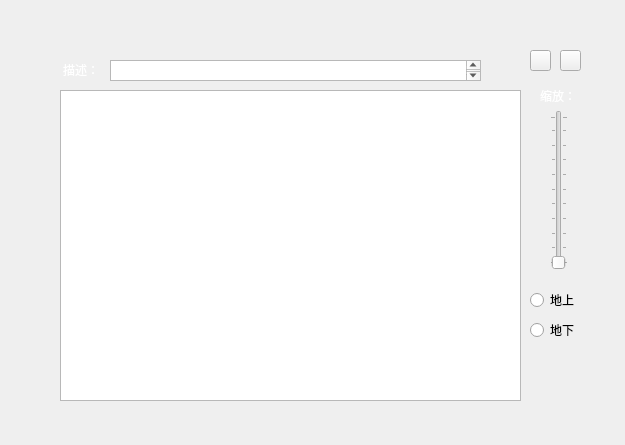
<?xml version="1.0" encoding="UTF-8"?>
<ui version="4.0">
 <class>widget</class>
 <widget class="QWidget" name="widget">
  <property name="geometry">
   <rect>
    <x>0</x>
    <y>0</y>
    <width>625</width>
    <height>445</height>
   </rect>
  </property>
  <property name="windowTitle">
   <string>3dview</string>
  </property>
  <property name="windowIcon">
   <iconset>
    <normaloff>../image/图片/三维可视化.png</normaloff>../image/图片/三维可视化.png</iconset>
  </property>
  <widget class="QLabel" name="label">
   <property name="geometry">
    <rect>
     <x>-20</x>
     <y>-40</y>
     <width>681</width>
     <height>531</height>
    </rect>
   </property>
   <property name="text">
    <string/>
   </property>
   <property name="pixmap">
    <pixmap>../image/图片/背景图.png</pixmap>
   </property>
   <property name="scaledContents">
    <bool>true</bool>
   </property>
   <property name="wordWrap">
    <bool>true</bool>
   </property>
  </widget>
  <widget class="QGraphicsView" name="graphicsView">
   <property name="geometry">
    <rect>
     <x>60</x>
     <y>90</y>
     <width>461</width>
     <height>311</height>
    </rect>
   </property>
  </widget>
  <widget class="QLabel" name="label_2">
   <property name="geometry">
    <rect>
     <x>540</x>
     <y>360</y>
     <width>51</width>
     <height>41</height>
    </rect>
   </property>
   <property name="text">
    <string/>
   </property>
   <property name="pixmap">
    <pixmap>../image/图片/校徽图片/05.png</pixmap>
   </property>
   <property name="scaledContents">
    <bool>true</bool>
   </property>
  </widget>
  <widget class="QPushButton" name="pushButton">
   <property name="geometry">
    <rect>
     <x>530</x>
     <y>50</y>
     <width>21</width>
     <height>21</height>
    </rect>
   </property>
   <property name="text">
    <string/>
   </property>
   <property name="icon">
    <iconset>
     <normaloff>../image/矢量图标/最小化.png</normaloff>../image/矢量图标/最小化.png</iconset>
   </property>
   <property name="iconSize">
    <size>
     <width>14</width>
     <height>14</height>
    </size>
   </property>
  </widget>
  <widget class="QPushButton" name="pushButton_2">
   <property name="geometry">
    <rect>
     <x>560</x>
     <y>50</y>
     <width>21</width>
     <height>21</height>
    </rect>
   </property>
   <property name="text">
    <string/>
   </property>
   <property name="icon">
    <iconset>
     <normaloff>../image/矢量图标/关闭.png</normaloff>../image/矢量图标/关闭.png</iconset>
   </property>
   <property name="iconSize">
    <size>
     <width>14</width>
     <height>14</height>
    </size>
   </property>
  </widget>
  <widget class="QSlider" name="verticalSlider">
   <property name="geometry">
    <rect>
     <x>550</x>
     <y>110</y>
     <width>18</width>
     <height>160</height>
    </rect>
   </property>
   <property name="mouseTracking">
    <bool>false</bool>
   </property>
   <property name="acceptDrops">
    <bool>false</bool>
   </property>
   <property name="styleSheet">
    <string notr="true">color:white</string>
   </property>
   <property name="orientation">
    <enum>Qt::Orientation::Vertical</enum>
   </property>
   <property name="tickPosition">
    <enum>QSlider::TickPosition::TicksBothSides</enum>
   </property>
  </widget>
  <widget class="QLabel" name="label_3">
   <property name="geometry">
    <rect>
     <x>540</x>
     <y>85</y>
     <width>41</width>
     <height>21</height>
    </rect>
   </property>
   <property name="styleSheet">
    <string notr="true">font: 12pt &quot;阿里妈妈刀隶体&quot;;
color:white</string>
   </property>
   <property name="text">
    <string>缩放：</string>
   </property>
  </widget>
  <widget class="QTextEdit" name="textEdit">
   <property name="geometry">
    <rect>
     <x>110</x>
     <y>60</y>
     <width>371</width>
     <height>21</height>
    </rect>
   </property>
  </widget>
  <widget class="QLabel" name="label_4">
   <property name="geometry">
    <rect>
     <x>63</x>
     <y>60</y>
     <width>41</width>
     <height>20</height>
    </rect>
   </property>
   <property name="styleSheet">
    <string notr="true">font: 12pt &quot;阿里妈妈刀隶体&quot;;
color:white</string>
   </property>
   <property name="text">
    <string>描述：</string>
   </property>
  </widget>
  <widget class="QRadioButton" name="radioButton">
   <property name="geometry">
    <rect>
     <x>530</x>
     <y>290</y>
     <width>98</width>
     <height>20</height>
    </rect>
   </property>
   <property name="text">
    <string>地上</string>
   </property>
  </widget>
  <widget class="QRadioButton" name="radioButton_2">
   <property name="geometry">
    <rect>
     <x>530</x>
     <y>320</y>
     <width>98</width>
     <height>20</height>
    </rect>
   </property>
   <property name="text">
    <string>地下</string>
   </property>
  </widget>
 </widget>
 <resources/>
 <connections/>
</ui>
